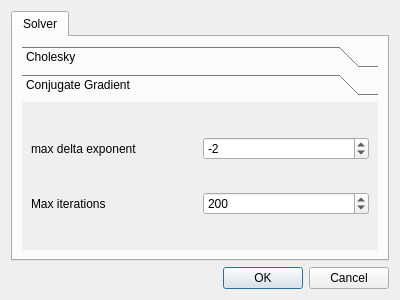
<?xml version="1.0" encoding="UTF-8"?>
<ui version="4.0">
 <class>AnalysisDialog</class>
 <widget class="QDialog" name="AnalysisDialog">
  <property name="geometry">
   <rect>
    <x>0</x>
    <y>0</y>
    <width>400</width>
    <height>300</height>
   </rect>
  </property>
  <property name="windowTitle">
   <string>Dialog</string>
  </property>
  <property name="modal">
   <bool>false</bool>
  </property>
  <layout class="QVBoxLayout" name="verticalLayout_3">
   <item>
    <widget class="QTabWidget" name="tabWidget">
     <property name="currentIndex">
      <number>0</number>
     </property>
     <widget class="QWidget" name="tabSolver">
      <attribute name="title">
       <string>Solver</string>
      </attribute>
      <layout class="QVBoxLayout" name="verticalLayout">
       <item>
        <widget class="QToolBox" name="toolBoxSolvers">
         <property name="currentIndex">
          <number>1</number>
         </property>
         <widget class="QWidget" name="pageCholesky">
          <property name="geometry">
           <rect>
            <x>0</x>
            <y>0</y>
            <width>366</width>
            <height>164</height>
           </rect>
          </property>
          <attribute name="label">
           <string>Cholesky</string>
          </attribute>
         </widget>
         <widget class="QWidget" name="pageCG">
          <property name="geometry">
           <rect>
            <x>0</x>
            <y>0</y>
            <width>366</width>
            <height>164</height>
           </rect>
          </property>
          <attribute name="label">
           <string>Conjugate Gradient</string>
          </attribute>
          <layout class="QVBoxLayout" name="verticalLayout_2">
           <item>
            <layout class="QHBoxLayout" name="horizontalLayoutMaxDelta">
             <item>
              <widget class="QLabel" name="label">
               <property name="text">
                <string>max delta exponent</string>
               </property>
              </widget>
             </item>
             <item>
              <widget class="QSpinBox" name="spinBoxDeltaExponent">
               <property name="minimum">
                <number>-99</number>
               </property>
               <property name="value">
                <number>-2</number>
               </property>
              </widget>
             </item>
            </layout>
           </item>
           <item>
            <layout class="QHBoxLayout" name="horizontalLayoutMaxIterations">
             <item>
              <widget class="QLabel" name="label_2">
               <property name="text">
                <string>Max iterations</string>
               </property>
              </widget>
             </item>
             <item>
              <widget class="QSpinBox" name="spinBoxMaxIterations">
               <property name="minimum">
                <number>1</number>
               </property>
               <property name="maximum">
                <number>2147483647</number>
               </property>
               <property name="value">
                <number>200</number>
               </property>
              </widget>
             </item>
            </layout>
           </item>
          </layout>
         </widget>
        </widget>
       </item>
      </layout>
     </widget>
    </widget>
   </item>
   <item>
    <widget class="QDialogButtonBox" name="buttonBox">
     <property name="orientation">
      <enum>Qt::Horizontal</enum>
     </property>
     <property name="standardButtons">
      <set>QDialogButtonBox::Cancel|QDialogButtonBox::Ok</set>
     </property>
    </widget>
   </item>
  </layout>
 </widget>
 <resources/>
 <connections>
  <connection>
   <sender>buttonBox</sender>
   <signal>accepted()</signal>
   <receiver>AnalysisDialog</receiver>
   <slot>accept()</slot>
   <hints>
    <hint type="sourcelabel">
     <x>248</x>
     <y>254</y>
    </hint>
    <hint type="destinationlabel">
     <x>157</x>
     <y>274</y>
    </hint>
   </hints>
  </connection>
  <connection>
   <sender>buttonBox</sender>
   <signal>rejected()</signal>
   <receiver>AnalysisDialog</receiver>
   <slot>reject()</slot>
   <hints>
    <hint type="sourcelabel">
     <x>316</x>
     <y>260</y>
    </hint>
    <hint type="destinationlabel">
     <x>286</x>
     <y>274</y>
    </hint>
   </hints>
  </connection>
 </connections>
</ui>
